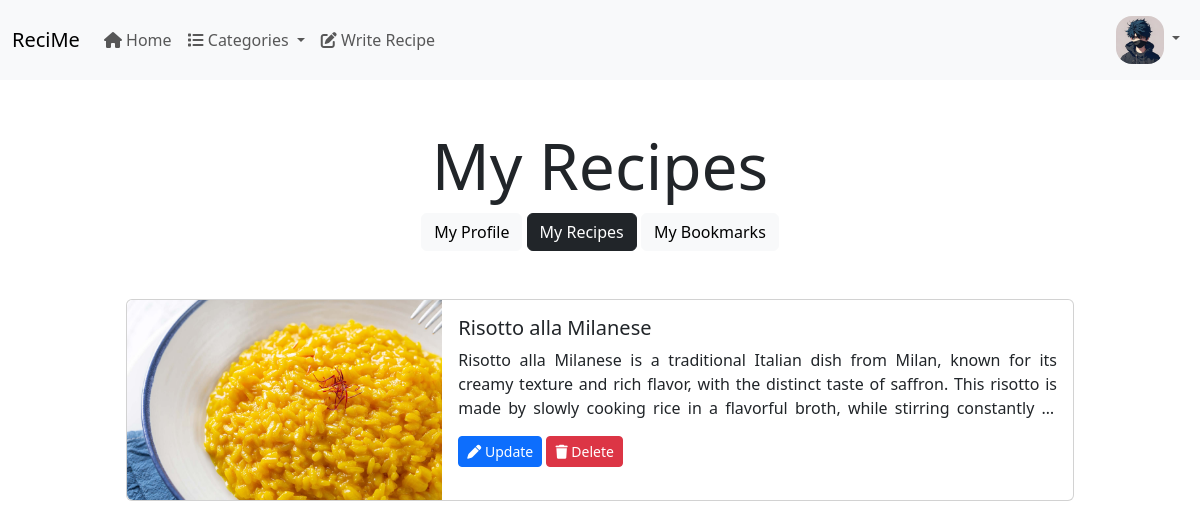
/user/settings/my-recipes/ (signed in), run on the app's committed database.
### appAuth/models.py (models this page shows, shortened)
class CustomUser(AbstractBaseUser, PermissionsMixin):
    TYPE_CHOICES = (
        (1, "Admin"),
        (2, "User"),
        (3, "Chef"),
    )
    def get_file_path(instance, filename):
        ext = filename.split(".")[-1]
        tmp = get_random_string()
        filename = f"{tmp}.{ext}"
        return os.path.join("user", filename)
    email = models.EmailField(
        unique=True,
        max_length=255,
        error_messages={
            "unique": _("A user with this email already exists."),
        },
    )
    name = models.CharField(max_length=100, null=True, blank=True)
    user_type = models.IntegerField(default=2, choices=TYPE_CHOICES)
    image = models.ImageField(
        upload_to=get_file_path, null=True, blank=True, default="user/default.jpg"
    )
    designation = models.TextField(null=True, blank=True)
    created_on = models.DateTimeField(auto_now_add=True)
    updated_on = models.DateTimeField(auto_now=True)
    is_deleted = models.BooleanField(default=False)
    is_staff = models.BooleanField(
        _("staff status"),
        default=False,
        help_text=_("Designates whether the staff can log into this site."),
    )
    USERNAME_FIELD = "email"
    REQUIRED_FIELDS = []
    objects = MyUserManager()
    def __str__(self):
        return self.name

### appRecipe/models.py (models this page shows, shortened)
class Recipe(models.Model):
    def get_file_path(instance, filename):
        ext = filename.split(".")[-1]
        tmp = get_random_string()
        filename = f"{tmp}.{ext}"
        return os.path.join("recipe", filename)
    author = models.ForeignKey(CustomUser, on_delete=models.CASCADE)
    name = models.CharField(max_length=100)
    slug = models.SlugField(max_length=100, unique=True)
    category = models.ForeignKey(Category, on_delete=models.CASCADE)
    about = models.TextField()
    ingredients = models.TextField()
    preparation = models.TextField()
    image = models.ImageField(
        upload_to=get_file_path, null=True, blank=True, default="recipe/default.jpg"
    )
    is_deleted = models.BooleanField(default=False)

### appUser/views.py (the view)
@login_required
def settings_my_recipes(request):
    user = request.user
    context = get_common_context()
    recipes = Recipe.objects.filter(author=user, is_deleted=False)
    context.update({"title": f"{user} | My Recipes", "recipes": recipes})
    return render(request, "appUser/my_recipes.html", context=context)

### appRecipe/views.py (called while the page is built)
def get_common_context():
    categories = Category.objects.filter(is_deleted=False)
    return {"categories": categories}

### templates/appUser/my_recipes.html (shortened to what this page needs)
{% extends "base.html" %}
{% load static %}
{% block content %}
	<div class="container p-5">
		<div class="text-center">
			<h1 class="display-3">My Recipes</h1>
			<a href="/user/settings/" id="my-profile-btn" class="btn btn-light">My Profile</a>
			<a href="/user/settings/my-recipes/" id="my-recipes-btn" class="btn btn-dark">My Recipes</a>
			<a href="/user/settings/my-bookmarks/" id="my-bookmarks-btn" class="btn btn-light"> My Bookmarks</a>
		</div>
		<div id="content" class="p-5">
			{% if recipes.count > 0 %}
				{% for recipe in recipes %}
					<div class="card mb-3">
						<div class="row g-0">
							<div class="col-md-4">
								<img
										src="{{ recipe.image.url }}" class="img-fluid rounded-start"
										style="width: 100%; height: 25vh; object-fit: cover;">
							</div>
							<div class="col-md-8">
								<div class="card-body">
									<h5 class="card-title">{{ recipe.name }}</h5>
									<p class="card-text three-lines">{{ recipe.about }}</p>
									<button type="submit" class="btn btn-sm btn-primary" form="user_update_recipe_form">
										<i class="fa-solid fa-pen"></i> Update
									</button>
									<button type="submit" class="btn btn-sm btn-danger" form="user_remove_recipe_form">
										<i class="fa-solid fa-trash"></i> Delete
									</button>
								</div>
							</div>
						</div>
					</div>
				{% endfor %}
			{% else %}
				<h5 class="text-center">Seems like you haven't created any recipes yet. would you like to <a
						href="/recipe/create/">create</a> one?</h5>
			{% endif %}
		</div>
	</div>
{% endblock content %}

### templates/base.html (shortened to what this page needs)
{% load static %}
<!DOCTYPE html>
<html lang="en">
<head>
	<link rel="stylesheet" href="{% static 'bootstrap/css/bootstrap.css' %}">
	<link rel="stylesheet" href="{% static 'css/custom.css' %}">
</head>
<body>
<nav class="navbar navbar-expand-lg bg-body-tertiary">
	<div class="container-fluid">
		<a class="navbar-brand" href="/">ReciMe</a>
		<div class="collapse navbar-collapse" id="navbarSupportedContent">
			<ul class="navbar-nav me-auto mb-2 mb-lg-0">
				<li class="nav-item">
					<a class="nav-link {% if request.url == '/' %}active{% endif %}" aria-current="page" href="/"><i
							class="fa-solid fa-house"></i> Home</a>
				</li>
				<li class="nav-item dropdown">
					<a
							class="nav-link  {% if '/recipe/categories/' in request.url %}active{% endif %} dropdown-toggle"
							href="#" role="button" data-bs-toggle="dropdown"
							aria-expanded="false">
						<i class="fa-solid fa-list"></i> Categories
					</a>
				</li>
				{% if user.is_authenticated %}
					<li class="nav-item {% if request.url == '/recipe/create/' %}active{% endif %}">
						<a class="nav-link" href="/recipe/create/"><i
								class="fa-solid fa-pen-to-square"></i> Write Recipe</a>
					</li>
				{% endif %}
			</ul>
			<ul class="navbar-nav">
				<li class="nav-item dropdown">
					<a
							class="nav-link dropdown-toggle" href="#" role="button" data-bs-toggle="dropdown"
							aria-expanded="false">
						{% if user.is_authenticated and user.image %}
							<img
									src="{{ user.image.url }}" alt="user_image"
									style="width: 3rem; height: 3rem; border-radius: 1rem; object-fit: cover">
						{% else %}
							<img
									src="{% static 'user/default.jpg' %}" alt="avatar_image"
									style="width: 3rem; height: 3rem; border-radius: 1rem; object-fit: cover">
						{% endif %}
					</a>
				</li>
			</ul>
		</div>
	</div>
</nav>
{% block content %}{% endblock content %}
</body>
</html>

### assets/css/custom.css (style rules this page uses)
.three-lines { display: -webkit-box; -webkit-line-clamp: 3; -webkit-box-orient: vertical; overflow: hidden; text-overflow: ellipsis; text-align: justify; }

### data on the page
CustomUser: image (placeholder picture)
Recipe: image (picture), name "Risotto alla Milanese", about "Risotto alla Milanese is a traditional Italian dish from Milan, known for its creamy texture and rich flavor, with the distinct taste of saffron. This risotto is made by slowly cooking rice in a flavorful broth, while stirring constantly…"
